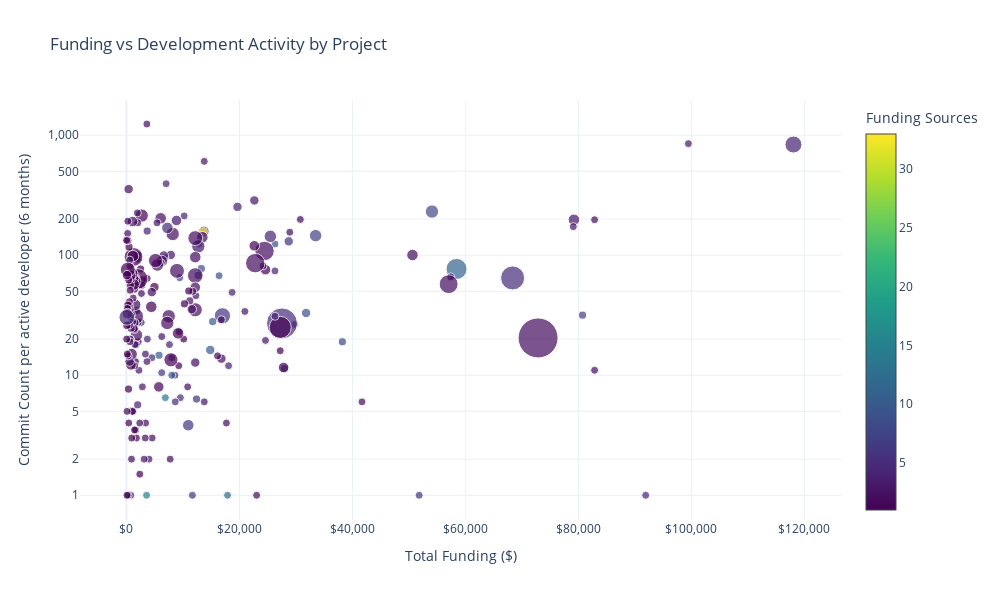

The notebook cell saved with this chart:
### Markdown cell above
# Compare funding with development metrics for the project

### Code cell
query = """
  WITH project_funding AS (
    SELECT
      to_project_name,
      SUM(amount) as total_funding,
      COUNT(DISTINCT event_source) as funding_sources
    FROM `oso_production.oss_funding_v0`
    where from_project_name = 'gitcoin'
    AND time >= TIMESTAMP(DATE_SUB(CURRENT_DATE(), INTERVAL 12 MONTH))
    GROUP BY to_project_name
  )
  SELECT
    f.to_project_name,
    f.total_funding,
    f.funding_sources,
    m.active_developer_count_6_months,
    m.commit_count_6_months,
    m.opened_issue_count_6_months,
    m.star_count,
    m.fork_count
  FROM project_funding f
  JOIN `oso_production.code_metrics_by_project_v1` m
    ON f.to_project_name = m.project_name
  WHERE f.total_funding > 0
  ORDER BY f.total_funding DESC
"""
df = client.query(query).to_dataframe()

import plotly.graph_objects as go
import numpy as np

import plotly.graph_objects as go
import numpy as np

# Fill NaN values with 0 or minimum value
df['active_developer_count_6_months'] = df['active_developer_count_6_months'].fillna(1)
df['commit_count_6_months'] = df['commit_count_6_months'].fillna(0)
df['funding_sources'] = df['funding_sources'].fillna(1)

# Create the scatter plot
fig = go.Figure()

fig.add_trace(go.Scatter(
    x=df['total_funding'],
    y=df['commit_count_6_months']/df['active_developer_count_6_months'],
    mode='markers',
    marker=dict(
        size=df['active_developer_count_6_months'],
        sizemode='area',
        sizeref=2.*max(df['active_developer_count_6_months'])/(40.**2),
        sizemin=4,
        color=df['funding_sources'],
        colorscale='Viridis',
        showscale=True,
        colorbar=dict(title='Funding Sources')
    ),
    text=df['to_project_name'],
    hovertemplate=
    '<b>Project</b>: %{text}<br>' +
    '<b>Total Funding</b>: $%{x:,.0f}<br>' +
    '<b>Commits (6m)</b>: %{y:,.0f}<br>' +
    '<b>Active Developers</b>: %{marker.size:,.0f}<br>' +
    '<b>Funding Sources</b>: %{marker.color:,.0f}<br>' +
    '<extra></extra>'
))

# Update layout
fig.update_layout(
    title='Funding vs Development Activity by Project',
    xaxis=dict(
        title='Total Funding ($)',
        tickformat='$,.0f',
        #type='log',  # Use log scale for better distribution visualization
        showgrid=True
    ),
    yaxis=dict(
        title='Commit Count per active developer (6 months)',
        tickformat=',.0f',
        type='log',
        showgrid=True
    ),
    template='plotly_white',
    width=1000,
    height=600,
    showlegend=False,
    hovermode='closest'
)

# Show the plot
fig.show()

### Figure 1 — Plotly figure (JSON) as saved in the notebook; plotly's stock layout.template omitted (floating-point values rounded to 4 significant figures; data arrays with more than 128 entries replaced by an {"elided": "..."} marker saying what was removed)
{"data": [{"hovertemplate": "<b>Project</b>: %{text}<br><b>Total Funding</b>: $%{x:,.0f}<br><b>Commits (6m)</b>: %{y:,.0f}<br><b>Active Developers</b>: %{marker.size:,.0f}<br><b>Funding Sources</b>: %{marker.color:,.0f}<br><extra></extra>", "marker": {"color": {"elided": "281 int values"}, "colorbar": {"title": {"text": "Funding Sources"}}, "colorscale": [[0, "#440154"], [0.1111, "#482878"], [0.2222, "#3e4989"], [0.3333, "#31688e"], [0.4444, "#26828e"], [0.5556, "#1f9e89"], [0.6667, "#35b779"], [0.7778, "#6ece58"], [0.8889, "#b5de2b"], [1, "#fde725"]], "showscale": true, "size": {"elided": "281 int values"}, "sizemin": 4, "sizemode": "area", "sizeref": 0.09}, "mode": "markers", "text": {"elided": "281 str values"}, "type": "scatter", "x": {"elided": "281 float values"}, "y": {"elided": "281 float values"}}], "layout": {"height": 600, "hovermode": "closest", "showlegend": false, "title": {"text": "Funding vs Development Activity by Project"}, "width": 1000, "xaxis": {"showgrid": true, "tickformat": "$,.0f", "title": {"text": "Total Funding ($)"}}, "yaxis": {"showgrid": true, "tickformat": ",.0f", "title": {"text": "Commit Count per active developer (6 months)"}, "type": "log"}}}
